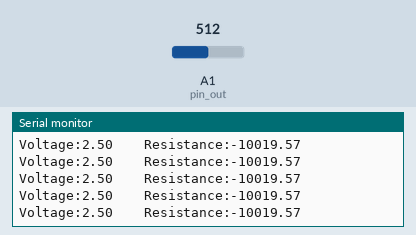
Recording of a sketch running on a simulated Arduino Uno, built with avr-gcc and run on an emulated ATmega328P. Parts: the last lines printed to the serial monitor. The test bench sets the inputs (shaded band); at power-on: A1 (pin_out) = 512.

Above: at 1.2 s.
1.3 s: A1 (pin_out) set to 1013
At 1.57 s:
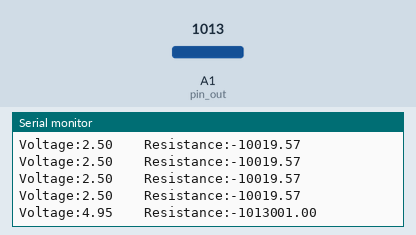
2.8 s: A1 (pin_out) set to 1023
At 2.97 s:
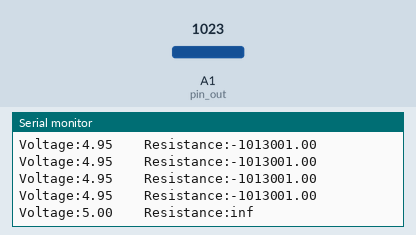

Measured:
- the behaviour switches between 1022 and 1023 on A1 (pin_out) (found by bisection; images 1 and 2)
- after the input at 1.3 s, the serial monitor: prints a new line after 0.11 s (image 1)
- after the input at 2.8 s, the serial monitor: prints a new line at once (image 2)

The sketch:

Calibration.ino
```cpp
int pin_out=A1;
int R1 = 1e4;
float T0 = 298.15; // T0 = 25 C
double V_NTC = 0; // NTC Voltage
double R_NTC = 0;
double Vcc = 5;
void setup() {
  Serial.begin(9600); // Set A0 as INPUT
  pinMode(pin_out,INPUT);
}
void loop() {
  V_NTC=analogRead(pin_out)/1023.00*Vcc;
  R_NTC = V_NTC*R1 / (V_NTC - Vcc);
  Serial.print("Voltage:");
  Serial.print(V_NTC);
  Serial.print("\t");
  Serial.print("\t");
  Serial.print("Resistance:");
  Serial.println(R_NTC);
  delay(200);
}
```
